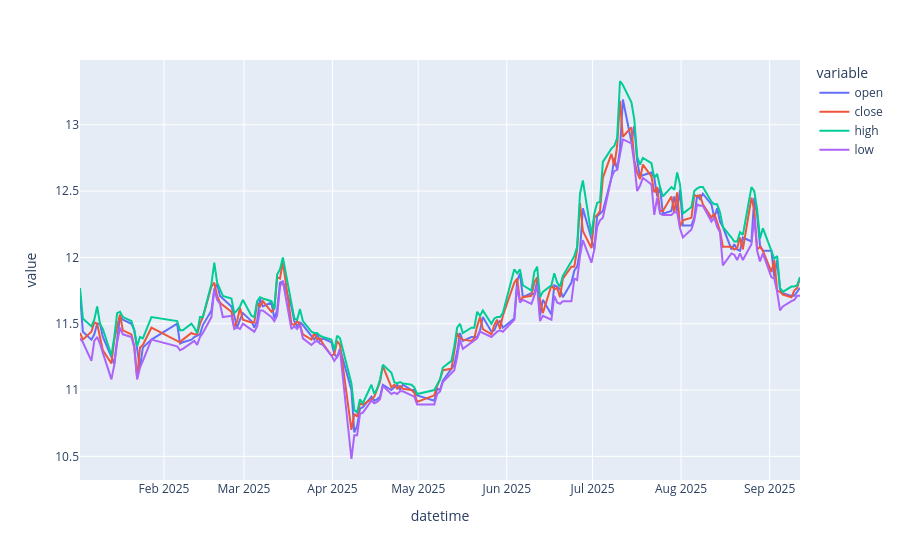

Here is the notebook cell this chart was saved with:
### Code cell
fig = px.line(
    df.loc[df['datetime']>='2025-01-01'],
    x = 'datetime',
    y = ['open','close','high','low'],
)
fig.show()

### Figure 1 — Plotly figure (JSON) as saved in the notebook; plotly's stock layout.template omitted (floating-point values rounded to 4 significant figures; data arrays with more than 128 entries replaced by an {"elided": "..."} marker saying what was removed)
{"data": [{"hovertemplate": "variable=open<br>datetime=%{x}<br>value=%{y}<extra></extra>", "legendgroup": "open", "line": {"color": "#636efa", "dash": "solid"}, "marker": {"symbol": "circle"}, "mode": "lines", "name": "open", "orientation": "v", "showlegend": true, "type": "scatter", "x": {"elided": "170 str values"}, "xaxis": "x", "y": {"elided": "170 float values"}, "yaxis": "y"}, {"hovertemplate": "variable=close<br>datetime=%{x}<br>value=%{y}<extra></extra>", "legendgroup": "close", "line": {"color": "#EF553B", "dash": "solid"}, "marker": {"symbol": "circle"}, "mode": "lines", "name": "close", "orientation": "v", "showlegend": true, "type": "scatter", "x": {"elided": "170 str values"}, "xaxis": "x", "y": {"elided": "170 float values"}, "yaxis": "y"}, {"hovertemplate": "variable=high<br>datetime=%{x}<br>value=%{y}<extra></extra>", "legendgroup": "high", "line": {"color": "#00cc96", "dash": "solid"}, "marker": {"symbol": "circle"}, "mode": "lines", "name": "high", "orientation": "v", "showlegend": true, "type": "scatter", "x": {"elided": "170 str values"}, "xaxis": "x", "y": {"elided": "170 float values"}, "yaxis": "y"}, {"hovertemplate": "variable=low<br>datetime=%{x}<br>value=%{y}<extra></extra>", "legendgroup": "low", "line": {"color": "#ab63fa", "dash": "solid"}, "marker": {"symbol": "circle"}, "mode": "lines", "name": "low", "orientation": "v", "showlegend": true, "type": "scatter", "x": {"elided": "170 str values"}, "xaxis": "x", "y": {"elided": "170 float values"}, "yaxis": "y"}], "layout": {"legend": {"title": {"text": "variable"}, "tracegroupgap": 0}, "margin": {"t": 60}, "xaxis": {"anchor": "y", "domain": [0, 1], "title": {"text": "datetime"}}, "yaxis": {"anchor": "x", "domain": [0, 1], "title": {"text": "value"}}}}
